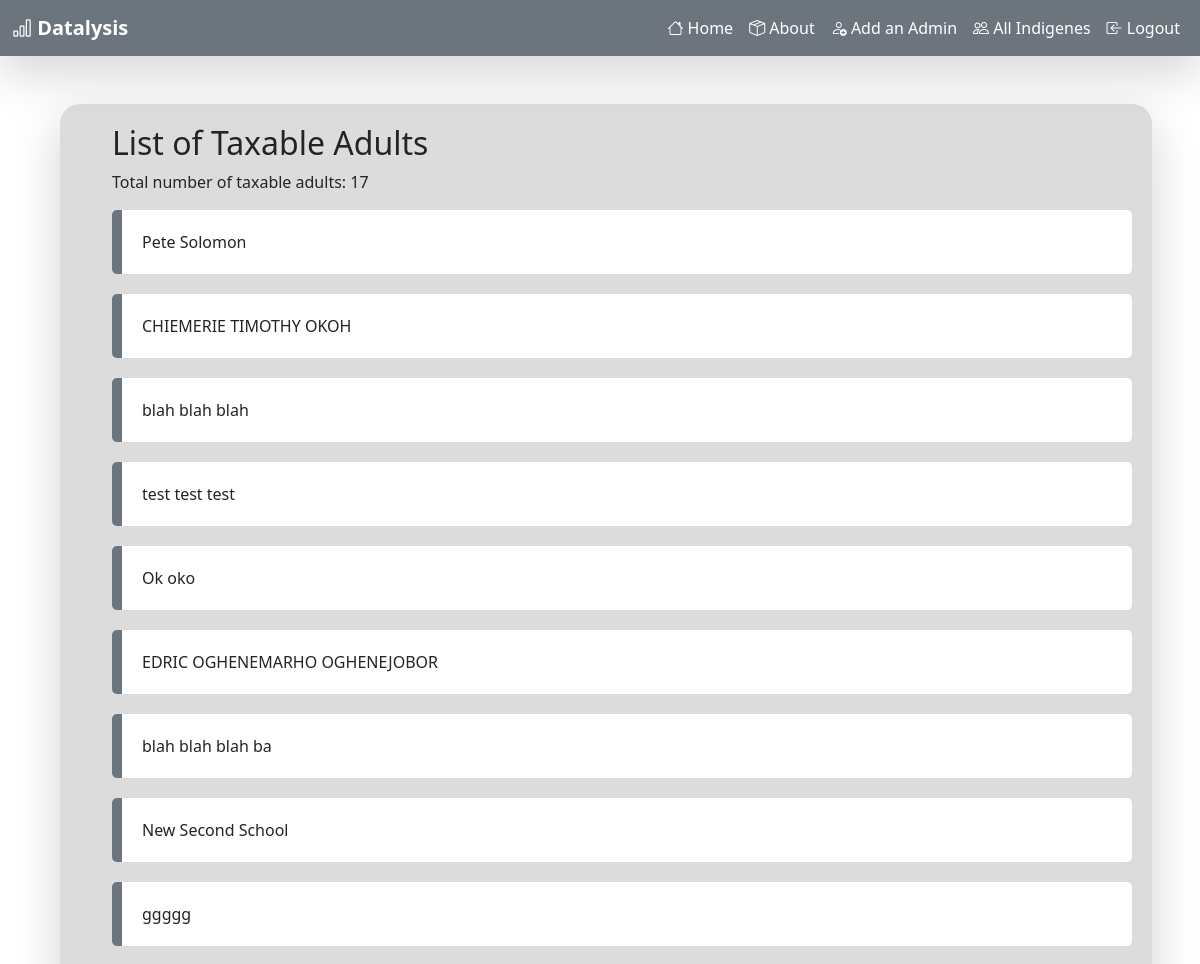
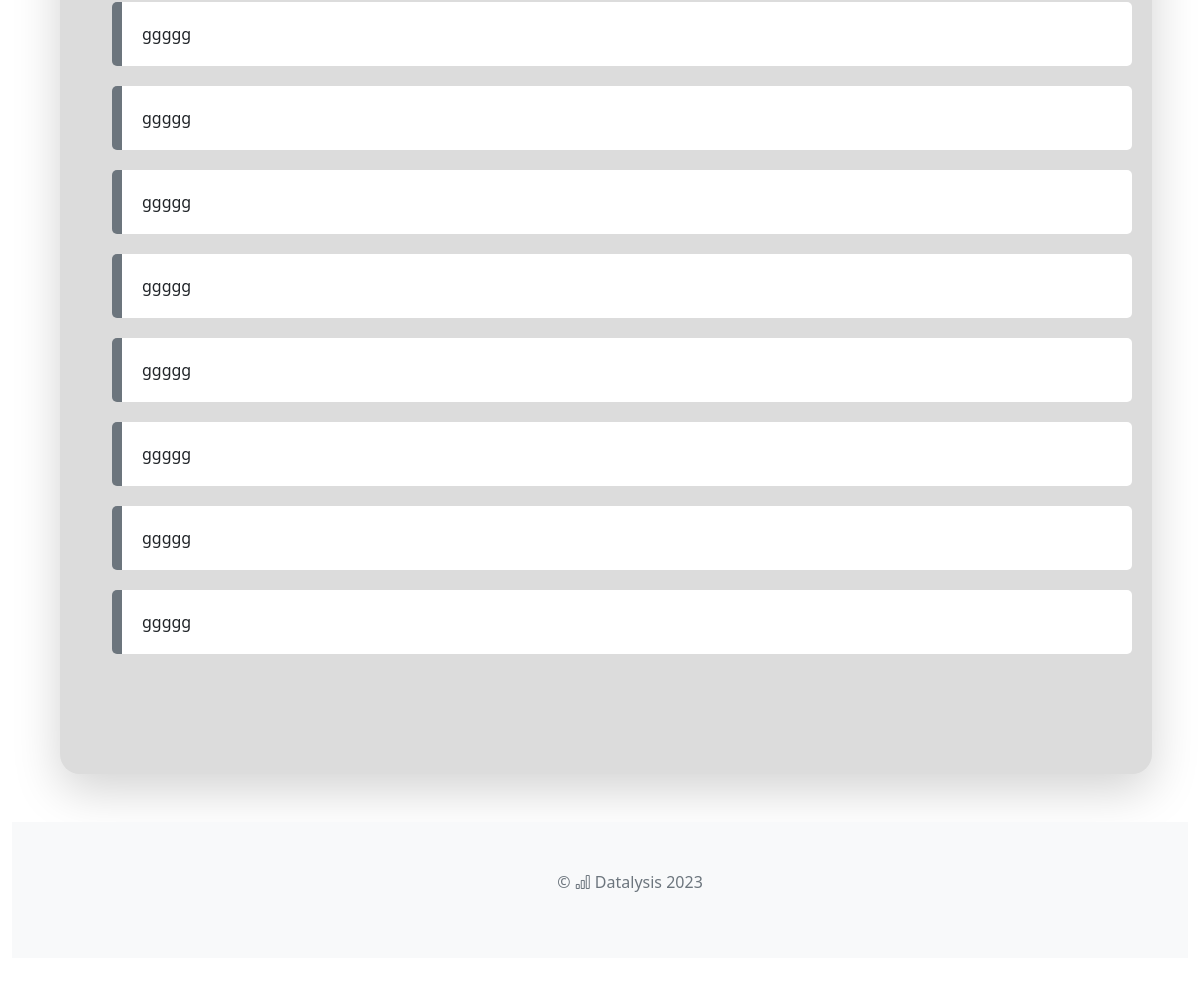
The page /census/query/tax (signed in) on the database its author committed (2 pictures, top to bottom).
### censusapp/models.py (models this page shows, shortened)
class Adult(models.Model):
    name = models.ForeignKey(Indigene, related_name='adults', on_delete=models.CASCADE)
    employment_status = models.BooleanField()

class Indigene(models.Model):
    SEX = [
        ('M', 'Male'),
        ('F', 'Female')
    ]
    full_Name = models.CharField(max_length=264, unique=True)
    date_of_Birth = models.DateField()
    age = models.IntegerField()
    gender = models.CharField(max_length=1, choices=SEX)
    alive = models.BooleanField(default=True)

### censusapp/views.py (the view)
# urls.py: path('query/<str:query>', views.get_query, name='query'),
@login_required
def get_query(request, query):
    users_exit = check_user()
    if query == 'tax':
        taxable_adults = Adult.objects.filter(employment_status=True).all()
        return render(request, 'temp/query.html', {'taxable_adults': taxable_adults, 'query': query, 'total': len(taxable_adults), 'users_exist': users_exit})
    elif query == 'death':
        dead_indigenes = Indigene.objects.filter(alive=False).all()
        return render(request, 'temp/query.html', {'dead_indigenes': dead_indigenes, 'query': query, 'total': len(dead_indigenes), 'users_exist': users_exit})
    else:
        primary_students = Child.objects.filter(primary_education=True).all()
        return render(request, 'temp/query.html', {'primary_students': primary_students, 'query': query, 'total': len(primary_students), 'users_exist': users_exit})

### censusapp/views.py (called while the page is built)
def check_user():
    users = User.objects.all()
    if len(users) == 0:
        users_exit = False
    else:
        users_exit = True
    return users_exit

### censusapp/templates/temp/query.html (shortened to what this page needs)
{% extends "temp/base.html" %}
{% block body_block %}
    <div class="container my-5">
        {% if query == 'tax' %}
            {% if taxable_adults %}
                <div class="container style-2 shadow-lg">
                    <ul>
                        <h2>List of Taxable Adults</h2>
                        <p>Total number of taxable adults: {{ total }}</p>
                        {% for adult in taxable_adults %}
                            <li class="pill">
                                {{ adult.name.full_Name }}
                            </li>
                        {% endfor %}
                    </ul>
                </div>
            {% else %}
                <h3>Sorry No data to display 😬</h3>
            {% endif %}
        {% endif %}
    </div>
{% endblock %}

### censusapp/static/css/styles.css (style rules this page uses)
li { list-style:none; }
body { padding-top:56px; }
.style-2 { border-radius:20px; padding: 20px 20px 100px 20px; background-color: gainsboro; }
.pill { border-left: solid 10px #6c757d; border-radius: 5px; padding: 20px; background-color: white; margin-bottom: 20px; }

### rows shown on the page
Adult: name.full_Name "Pete Solomon"
Adult: name.full_Name "CHIEMERIE TIMOTHY OKOH"
Adult: name.full_Name "blah blah blah"
Adult: name.full_Name "test test test"
Adult: name.full_Name "Ok oko"
Adult: name.full_Name "EDRIC OGHENEMARHO OGHENEJOBOR"
Adult: name.full_Name "blah blah blah ba"
Adult: name.full_Name "New Second School"
Adult: name.full_Name "ggggg"
Adult: name.full_Name "ggggg"
Adult: name.full_Name "ggggg"
Adult: name.full_Name "ggggg"
Adult: name.full_Name "ggggg"
Adult: name.full_Name "ggggg"
Adult: name.full_Name "ggggg"
Adult: name.full_Name "ggggg"
Adult: name.full_Name "ggggg"

### other values the page prints
{{ total }} "17"
